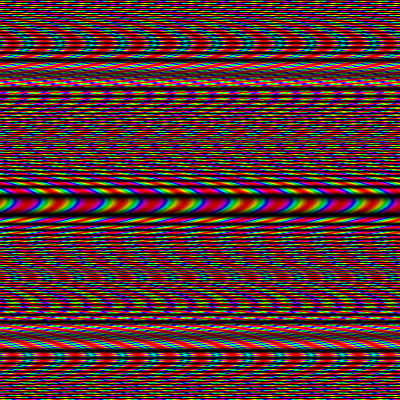
Frame 1 (no input)
Frame 60 (the mouse pressed at the canvas centre just before this capture): identical to frame 1, image omitted
Frame 120 (the mouse held since frame 60 and released just before this capture): identical to frame 1, image omitted

The Processing sketch that drew this single still picture (run headless with seeded random() and noise(); from frame 60 on, the mouse is pressed at the canvas centre):

// Processing sketch: diffEq
// ── diffEq.pde
float centerX;
float centerY;
float zoom = 0.5;
float tmx;
float tmy;
float linespace = 10;
int f = 1;
void setup() {
  size(400, 400);
  background(255);
  stroke(255);
  colorMode(HSB);
}
void draw() {
  background(0);
  drawColors(1);
  //drawVectors();
  if(keyPressed) {
    if(key=='w')
      centerY--;
    if(key=='s')
      centerY++;
    if(key=='a')
      centerX--;
    if(key=='d')
      centerX++;
    if(key=='q')
      zoom/=1.1;
    if(key=='e')
      zoom*=1.1;
  }
  f++;
}
void drawVectors() {
  for(float x = -width/2-20; x < width/2+20; x+=linespace) {
    for(float y = -height/2-20; y < height/2+20; y+=linespace) {
      float mx = map(x, -width/2, width/2, (centerX-10)/zoom, (centerX+10)/zoom);
      float my = map(y, -height/2, height/2, (centerY-10)/zoom, (centerY+10)/zoom);
      float dy = deltaY(mx, my);
      float dx = deltaX(mx, my);
      line(x+width/2, y+height/2, x+width/2 + dx*4, y+height/2 + dy*4);
    }
  }
}
void drawColors(int p) {
  for(int x = 0; x < width; x+=p) {
    for(int y = 0; y < height; y+=p) {
      float mx = map(x, 0, width, (centerX-10)/zoom, (centerX+10)/zoom);
      float my = map(y, 0, height, (centerY-10)/zoom, (centerY+10)/zoom);
      float dy = deltaY(mx, my);
      float dx = deltaX(mx, my);
      set(x, y, color((sin(dx)+1)*255/2, 255, (sin(dy)+1)*255/2));
    }
  }
}
float deltaY(float x, float y) {
  return 2.4*y*(1-y);
}
float deltaX(float x, float y) {
  return y*y + x;
}
